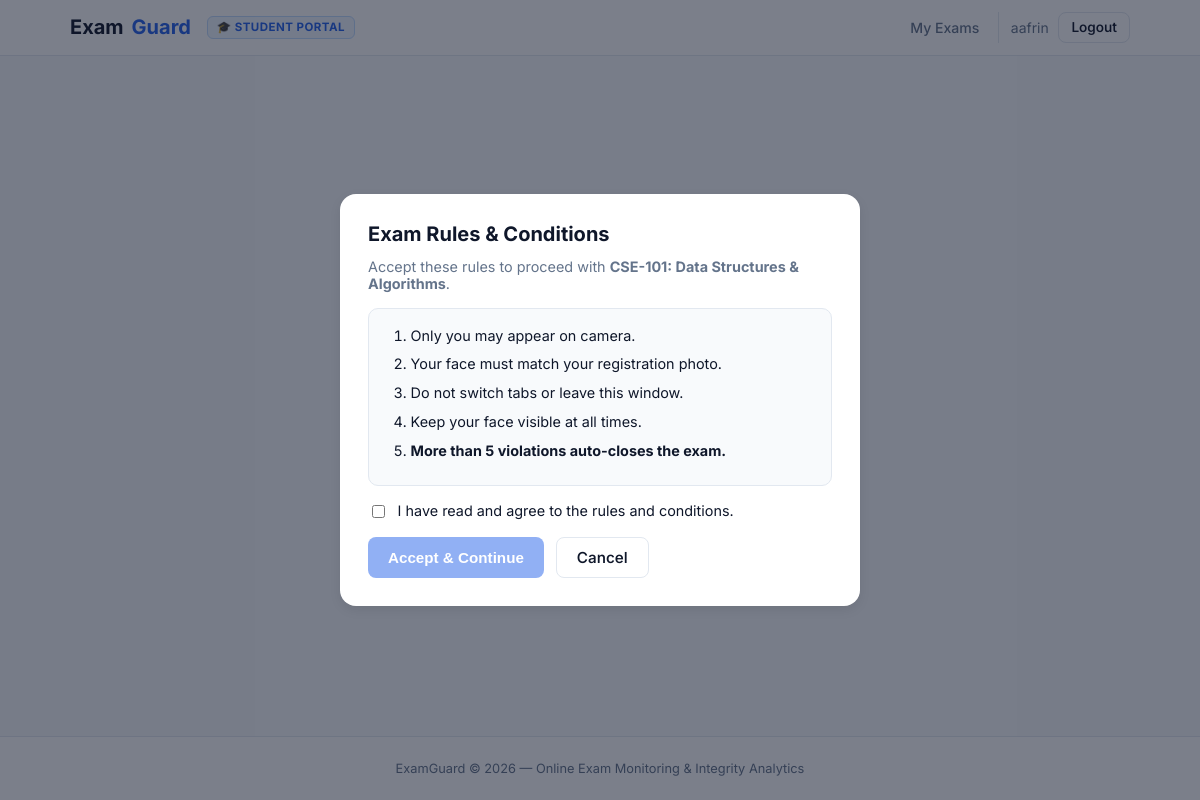
/exam/6/precheck (signed in), run on the app's committed database.
### app/models/models.py (models this page shows, shortened)
class User(UserMixin, db.Model):
    __tablename__ = "users"
    id = db.Column(db.Integer, primary_key=True)
    email = db.Column(db.String(120), unique=True, nullable=False, index=True)
    password_hash = db.Column(db.String(256), nullable=False)
    full_name = db.Column(db.String(120), nullable=False)
    role = db.Column(db.String(20), default="candidate")
    photo_path = db.Column(db.String(255))
    id_type = db.Column(db.String(40))
    id_number = db.Column(db.String(80))
    id_document_path = db.Column(db.String(255))
    id_verified = db.Column(db.Boolean, default=False)
    created_at = db.Column(db.DateTime, default=datetime.utcnow)
    academic_status = db.Column(db.String(50), default="Currently Studying")  # Currently Studying / Graduated / Beginner
    college = db.Column(db.String(200), default="")
    domain = db.Column(db.String(100), default="")  # B.Tech, MCA, BA, B.Sc, etc.
    department = db.Column(db.String(120), default="")  # CSE, ECE, Economics, Computer Applications, etc.
    year_of_study = db.Column(db.String(50), default="")  # 1st Year, 2nd Year, 3rd Year, 4th Year, Graduated, Beginner
    sessions = db.relationship("ExamSession", backref="candidate", lazy="dynamic")
    @property
    def is_profile_complete(self) -> bool:
        return bool(self.photo_path and self.id_document_path and self.id_verified)

class AvailableExam(db.Model):
    __tablename__ = "available_exams"
    id = db.Column(db.Integer, primary_key=True)
    title = db.Column(db.String(200), nullable=False)
    description = db.Column(db.Text, default="")
    duration_minutes = db.Column(db.Integer, default=60)
    total_questions = db.Column(db.Integer, default=10)
    subject = db.Column(db.String(80), default="General")
    target_domain = db.Column(db.String(100), default="All")  # B.Tech, MCA, BA, All, etc.
    target_department = db.Column(db.String(120), default="All")  # CSE, ECE, Economics, All, etc.
    target_year = db.Column(db.String(100), default="All")  # 1st Year, 2nd Year, etc., or All
    target_status = db.Column(db.String(100), default="All")  # Currently Studying, Graduated, Beginner, All
    is_active = db.Column(db.Boolean, default=True)
    created_at = db.Column(db.DateTime, default=datetime.utcnow)
    def is_eligible(self, user) -> tuple:
        if not user or not getattr(user, "is_authenticated", False):
            return False, "Login required"
        if getattr(user, "role", "") in ("admin", "invigilator"):
            return True, "Authorized (Faculty / Proctor Preview)"
        u_status = (getattr(user, "academic_status", "") or "").strip()
        u_domain = (getattr(user, "domain", "") or "").strip()
        u_dept = (getattr(user, "department", "") or "").strip()
        u_year = (getattr(user, "year_of_study", "") or "").strip()
        tgt_domain = (self.target_domain or "All").strip()
        tgt_dept = (self.target_department or "All").strip()
        tgt_year = (self.target_year or "All").strip()
        tgt_status = (self.target_status or "All").strip()
        if tgt_domain.lower() in ("all", "general", "any") and tgt_dept.lower() in ("all", "any"):
            return True, "Open assessment — available to all domains"
        if u_status.lower() == "beginner":
            if "beginner" in tgt_status.lower() or tgt_domain.lower() in ("all", "general"):
                return True, "Eligible for Beginner / Foundation level"
            return False, f"Degree curriculum exam ({tgt_domain} · {tgt_dept}). Recommended for enrolled/graduated students."
        if tgt_domain.lower() not in ("all", "any"):
            if tgt_domain.lower() not in u_domain.lower() and u_domain.lower() not in tgt_domain.lower():
                return False, f"Domain restricted: Requires {tgt_domain} (Your registered domain: {u_domain or 'Not set'})"
        if tgt_dept.lower() not in ("all", "any"):
            dept_matches = False
            if tgt_dept.lower() in u_dept.lower() or u_dept.lower() in tgt_dept.lower():
                dept_matches = True
            acronym_map = {
                "cse": ["computer science", "cse"],
                "ece": ["electronics", "ece"],
                "ai & data science": ["artificial intelligence", "data science", "ai", "ai & ds"],
                "eee": ["electrical", "eee"],
                "mechanical": ["mechanical", "mech"],
                "computer applications": ["computer applications", "mca", "software development"],
                "english": ["english", "literature"],
                "economics": ["economics", "economy"],
                "political science": ["political", "politics", "constitution"],
                "history": ["history", "civilization"],
                "psychology": ["psychology", "behavior"],
            }
            tgt_lower = tgt_dept.lower()
            for k, syns in acronym_map.items():
                if any(s in tgt_lower for s in syns) and any(s in u_dept.lower() for s in syns):
                    dept_matches = True
                    break
            if not dept_matches:
                return False, f"Department restricted: Requires {tgt_dept} (Your department: {u_dept or 'Not set'})"
        if tgt_year.lower() not in ("all", "any"):
            if u_year and tgt_year.lower() not in u_year.lower() and u_year.lower() not in tgt_year.lower():
                return False, f"Year restricted: Requires {tgt_year} (You are {u_year})"
        return True, f"Eligible for {u_domain} · {u_dept} students"

### app/routes/exam.py (the view)
@exam_bp.route("/exam/<int:exam_id>/precheck")
@login_required
def precheck(exam_id):
    if not current_user.is_profile_complete:
        flash("Complete ID verification first.", "warning")
        return redirect(url_for("auth.verify_id"))
    if not current_user.photo_path:
        flash("Registration face photo is required. Please re-register with a webcam photo.", "danger")
        return redirect(url_for("exam.candidate_home"))
    ensure_exam_catalog()
    exam = AvailableExam.query.get_or_404(exam_id)
    if not exam.is_active:
        flash("This test is not available.", "warning")
        return redirect(url_for("exam.candidate_home"))
    is_el, reason = exam.is_eligible(current_user)
    if not is_el:
        flash(f"Cannot take this exam: {reason}", "danger")
        return redirect(url_for("exam.candidate_home"))
    return render_template("precheck.html", exam=exam, max_violations=MAX_VIOLATIONS)

### app/routes/exam.py (called while the page is built)
def ensure_exam_catalog():
    seed_domain_catalog()

### app/services/exam_catalog.py (called while the page is built)
def get_all_catalog_exams():
    flattened = []
    for domain_key, domain_data in DOMAIN_CATALOG.items():
        domain_default = domain_data.get("target_domain", "B.Tech")
        dept_default = domain_data.get("target_department", domain_key)
        for exam in domain_data["exams"]:
            exam_copy = dict(exam)
            exam_copy["subject"] = domain_key
            exam_copy["domain_name"] = domain_data["domain_name"]
            exam_copy["domain_icon"] = domain_data["domain_icon"]
            exam_copy["target_domain"] = exam.get("target_domain", domain_default)
            exam_copy["target_department"] = exam.get("target_department", dept_default)
            exam_copy["target_year"] = exam.get("target_year", "All")
            exam_copy["target_status"] = exam.get("target_status", "All")
            flattened.append(exam_copy)
    return flattened

### templates/precheck.html (shortened to what this page needs)
{% extends "base.html" %}
{% block content %}
<div id="rulesModal" class="modal-overlay">
  <div class="modal-box">
    <h2 style="margin:0 0 0.75rem;font-size:1.25rem;">Exam Rules &amp; Conditions</h2>
    <p class="text-muted" style="font-size:0.9rem;margin:0 0 1rem;">
      Accept these rules to proceed with <strong>{{ exam.title }}</strong>.
    </p>
    <div class="rules-list">
      <ol>
        <li>Only you may appear on camera.</li>
        <li>Your face must match your registration photo.</li>
        <li>Do not switch tabs or leave this window.</li>
        <li>Keep your face visible at all times.</li>
        <li><strong>More than {{ max_violations }} violations auto-closes the exam.</strong></li>
      </ol>
    </div>
    <label class="rules-accept">
      <input type="checkbox" id="rulesCheckbox">
      <span>I have read and agree to the rules and conditions.</span>
    </label>
    <div class="flex gap-2 mt-2" style="flex-wrap:wrap;">
      <button type="button" class="btn btn-primary" id="acceptRulesBtn" disabled>Accept &amp; Continue</button>
      <a href="{{ url_for('exam.candidate_home') }}" class="btn btn-outline">Cancel</a>
    </div>
  </div>
</div>
{% endblock %}

### templates/base.html (shortened to what this page needs)
<!DOCTYPE html>
<html lang="en">
<head>
  <link rel="stylesheet" href="{{ url_for('static', filename='css/style.css') }}">
</head>
<body>
  <nav class="eg-nav">
    <div class="inner">
      <div style="display:flex;align-items:center;gap:1rem;">
        <a class="eg-logo" href="{{ url_for('auth.index') }}">Exam<span>Guard</span></a>
        {% if current_user.is_authenticated %}
          {% if current_user.role in ('invigilator', 'admin') %}
            <span class="nav-role-badge badge-admin">🛡️ Admin Console</span>
          {% else %}
            <span class="nav-role-badge badge-student">🎓 Student Portal</span>
          {% endif %}
        {% endif %}
      </div>
      <div class="eg-nav-right">
        {% if current_user.is_authenticated %}
          {% if current_user.role in ('invigilator', 'admin') %}
            <div class="nav-menu">
              <a href="{{ url_for('admin.dashboard') }}" class="nav-link">Overview</a>
              <a href="{{ url_for('admin.live_proctor') }}" class="nav-link nav-live">
                <span class="live-dot-pulse">●</span> Live Proctor
              </a>
              <a href="{{ url_for('admin.students') }}" class="nav-link">Students</a>
              <a href="{{ url_for('admin.manage_exams') }}" class="nav-link">Exams</a>
              <a href="{{ url_for('admin.analytics') }}" class="nav-link">Analytics</a>
            </div>
          {% else %}
            <div class="nav-menu">
              <a href="{{ url_for('exam.candidate_home') }}" class="nav-link">My Exams</a>
            </div>
          {% endif %}
          <div class="user-pill">
            <span class="eg-user">{{ current_user.full_name }}</span>
            <a class="btn btn-outline btn-sm" href="{{ url_for('auth.logout') }}">Logout</a>
          </div>
        {% else %}
          <div class="nav-menu">
            <a href="{{ url_for('auth.login', role='candidate') }}" class="nav-link">Student Login</a>
            <a href="{{ url_for('auth.login', role='invigilator') }}" class="nav-link">Admin Login</a>
            <a href="{{ url_for('auth.register') }}" class="btn btn-primary btn-sm">Register</a>
          </div>
        {% endif %}
      </div>
    </div>
  </nav>
  <main class="eg-main">
    {% block content %}{% endblock %}
  </main>
  <footer class="eg-footer">
    <div class="footer-inner">
      <div>ExamGuard &copy; 2026 — Online Exam Monitoring &amp; Integrity Analytics</div>
    </div>
  </footer>
</body>
</html>

### static/css/style.css (style rules this page uses)
:root { --primary: #2563eb; --primary-dark: #1d4ed8; --danger: #dc2626; --warning: #d97706; --success: #16a34a; --bg: #ffffff; --surface: #f8fafc; --border: #e2e8f0; --text: #0f172a; --muted: #64748b; --radius: 12px; --shadow: 0 1px 3px rgba(0,0,0,.06), 0 1px 2px rgba(0,0,0,.04); --shadow-md: 0 4px 12px rgba(0,0,0,.08); }
* { box-sizing: border-box; }
body { margin: 0; font-family: "Inter", system-ui, -apple-system, "Segoe UI", Roboto, sans-serif; background: var(--surface); color: var(--text); min-height: 100vh; display: flex; flex-direction: column; }
a { color: var(--primary); text-decoration: none; }
.eg-nav { background: #fff; border-bottom: 1px solid var(--border); padding: 0.75rem 0; position: sticky; top: 0; z-index: 100; }
.eg-nav .inner { max-width: 1100px; margin: 0 auto; padding: 0 1.25rem; display: flex; align-items: center; justify-content: space-between; }
.eg-logo { font-weight: 700; font-size: 1.25rem; color: var(--text); display: flex; align-items: center; gap: 0.5rem; text-decoration: none; }
.eg-logo span { color: var(--primary); }
.eg-nav-right { display: flex; align-items: center; gap: 0.75rem; }
.eg-user { font-size: 0.875rem; color: var(--muted); }
.eg-main { flex: 1; max-width: 1100px; width: 100%; margin: 0 auto; padding: 2rem 1.25rem; }
.btn { display: inline-flex; align-items: center; justify-content: center; gap: 0.4rem; padding: 0.65rem 1.25rem; border-radius: 8px; font-size: 0.95rem; font-weight: 550; border: none; cursor: pointer; transition: background .15s, transform .1s; text-decoration: none; }
.btn-primary { background: var(--primary); color: #fff; }
.btn-outline { background: #fff; color: var(--text); border: 1px solid var(--border); }
.btn-sm { padding: 0.4rem 0.75rem; font-size: 0.85rem; }
.eg-footer { text-align: center; padding: 1.5rem; font-size: 0.8rem; color: var(--muted); border-top: 1px solid var(--border); background: #fff; }
.text-muted { color: var(--muted); }
.mt-2 { margin-top: 1rem; }
.flex { display: flex; }
.gap-2 { gap: 0.75rem; }
button:disabled { opacity: 0.5; cursor: not-allowed; }
.modal-overlay { position: fixed; inset: 0; background: rgba(15, 23, 42, 0.55); display: flex; align-items: center; justify-content: center; z-index: 300; padding: 1rem; }
.modal-box { background: #fff; border-radius: 16px; box-shadow: var(--shadow-md); padding: 1.75rem; max-width: 520px; width: 100%; max-height: 90vh; overflow-y: auto; }
.rules-list { background: var(--surface); border: 1px solid var(--border); border-radius: 10px; padding: 1rem 1rem 1rem 1.5rem; margin-bottom: 1rem; font-size: 0.9rem; line-height: 1.5; }
.rules-list ol { margin: 0; padding-left: 1.1rem; }
.rules-list li { margin-bottom: 0.45rem; }
.rules-accept { display: flex; align-items: flex-start; gap: 0.6rem; font-size: 0.9rem; cursor: pointer; }
.rules-accept input { margin-top: 0.2rem; }
.nav-role-badge { font-size: 0.72rem; font-weight: 700; text-transform: uppercase; letter-spacing: 0.04em; padding: 0.2rem 0.55rem; border-radius: 6px; }
.badge-student { background: #eff6ff; color: var(--primary); border: 1px solid #bfdbfe; }
.nav-menu { display: flex; align-items: center; gap: 0.85rem; }
.nav-link { font-size: 0.88rem; color: var(--muted); font-weight: 500; padding: 0.25rem 0.4rem; }
.user-pill { display: flex; align-items: center; gap: 0.6rem; padding-left: 0.75rem; border-left: 1px solid var(--border); }

### data on the page
User: full_name "aafrin"
AvailableExam: title "CSE-101: Data Structures & Algorithms"

### other printed values
{{ max_violations }} "5"
